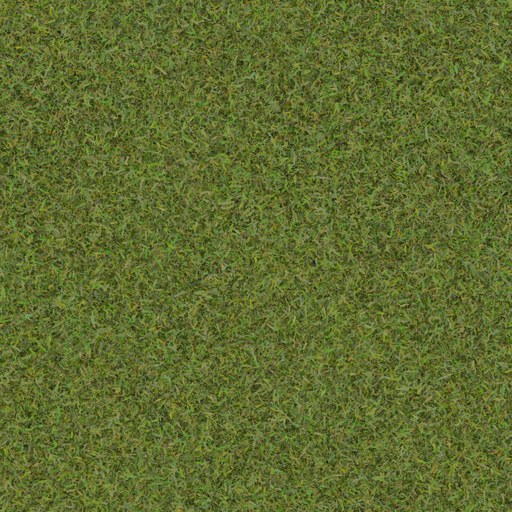
#> input picture werkzeuge/assets/quellen/boden/Grass004.jpg, 512 x 512 px
$ python baue_boeden.py
#> lines starting #> are read from the running program, lines starting #| are printed output that depends on the picture
#!/usr/bin/env python3
"""
Runde 26: Bodentexturen (Untergründe) für die Welt bauen.

  python3 werkzeuge/assets/baue_boeden.py

Quellen: werkzeuge/assets/quellen/boden/<ambientCG-ID>.jpg (512 px, CC0, ambientCG.com)
Ausgabe: client/assets/boden/<name>.jpg (256 px, nahtlos kachelbar) + client/assets/boden/boden.json
         { name: { datei, kacheln, quelle, lizenz } } – `kacheln` = so viele Spielkacheln deckt ein Bild (je Richtung).
Im Spiel: client/darstellung/assets.js lädt boden.json, bodenTextur.js malt weltfest + weiche Übergänge.
wildwald (Phase 4.13): zusammengesetzt in wildwald() – Waldboden + Laub + Moos + Pilze + Zweige.
Neue Böden: Eintrag in BOEDEN + Zeichen in gemeinsam/welt/kacheln.js (+ Farbe farben.js, Editor-Katalog katalog.js).
"""
import json
from pathlib import Path

import math
import random

from PIL import Image, ImageDraw, ImageEnhance, ImageFilter

WURZEL = Path(__file__).resolve().parents[2]
QUELLEN = WURZEL / 'werkzeuge/assets/quellen/boden'
ZIEL = WURZEL / 'client/assets/boden'
GROESSE = 256

# name: (ambientCG-ID, Kacheln je Bild, Sättigung, Helligkeit) – leicht entsättigt, passend zum Low-Poly-Look
BOEDEN = {
    'rasen': ('Grass004', 4, 0.85, 0.9),
    'gras': ('Grass001', 4, 1.25, 1.0),  # Runde 44: satter (vorher 1,0). Runde 36: Standard-Rasen der Welt (Zeichen ,) – vorher flache Atlas-Kachel (Schachbrett-Optik)
    'wiese': ('Ground037', 4, 0.9, 0.95),
    'erde': ('Ground106', 4, 0.9, 1.0),
    'kies': ('Gravel043', 3, 0.8, 1.0),
    'pflaster': ('PavingStones138', 4, 0.85, 0.95),
    'waldboden': ('Ground078', 4, 0.85, 0.85),
    'sand': ('Ground054', 4, 0.9, 1.05),
}
# Runde 44: Farbstich je Boden (R, G, B als Faktoren) nach Sättigung/Helligkeit – Rasen „ein Tick grüner statt so blass“ (Nutzer-Wunsch)
TON = {
    'gras': (0.84, 1.07, 0.9),
}


# [62 lines left out: functions rauschen, wildwald, not called in this run]


def main():
    ZIEL.mkdir(parents=True, exist_ok=True)
    index = {}
    for name, (quelle, kacheln, saett, hell) in BOEDEN.items():
        bild = Image.open(QUELLEN / f'{quelle}.jpg').convert('RGB').resize((GROESSE, GROESSE), Image.LANCZOS)
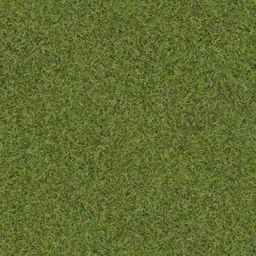
#> bild: PIL image 256x256 RGB; mean R, G, B 96.4, 108.6, 48.4
        bild = ImageEnhance.Color(bild).enhance(saett)
        bild = ImageEnhance.Brightness(bild).enhance(hell)
        if name in TON:
            kanaele = [k.point(lambda v, f=f: min(255, round(v * f))) for k, f in zip(bild.split(), TON[name])]
            bild = Image.merge('RGB', kanaele)
        bild.save(ZIEL / f'{name}.jpg', quality=82, optimize=True)
        index[name] = {'datei': f'boden/{name}.jpg', 'kacheln': kacheln, 'quelle': f'https://ambientcg.com/view?id={quelle}', 'lizenz': 'CC0'}
    # Phase 4.13: zusammengesetzter Boden (Quellen: Ground078 + ScatteredLeaves008, Pilze/Moos/Zweige prozedural)
    bild = wildwald().resize((GROESSE, GROESSE), Image.LANCZOS)
    bild = ImageEnhance.Color(bild).enhance(0.9)
    bild.save(ZIEL / 'wildwald.jpg', quality=84, optimize=True)
    index['wildwald'] = {'datei': 'boden/wildwald.jpg', 'kacheln': 4, 'quelle': 'https://ambientcg.com/view?id=Ground078 + ScatteredLeaves008 (Pilze/Moos prozedural)', 'lizenz': 'CC0'}
    (ZIEL / 'boden.json').write_text(json.dumps(index, ensure_ascii=False, indent=2) + '\n', encoding='utf-8')
    print(f'{len(index)} Böden → {ZIEL.relative_to(WURZEL)}')


if __name__ == '__main__':
#> (the run stopped early here; a loop or call above may not have finished)
